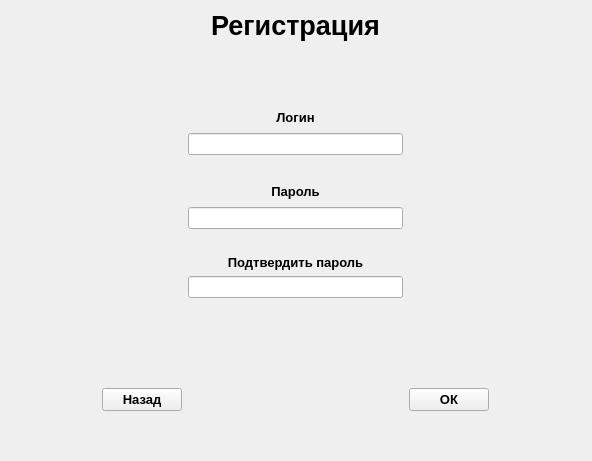
<?xml version="1.0" encoding="UTF-8"?>
<ui version="4.0">
 <class>registWidget</class>
 <widget class="QWidget" name="registWidget">
  <property name="geometry">
   <rect>
    <x>0</x>
    <y>0</y>
    <width>592</width>
    <height>461</height>
   </rect>
  </property>
  <property name="windowTitle">
   <string>Окно регистрации</string>
  </property>
  <widget class="QWidget" name="gridLayoutWidget">
   <property name="geometry">
    <rect>
     <x>10</x>
     <y>10</y>
     <width>571</width>
     <height>421</height>
    </rect>
   </property>
   <layout class="QGridLayout" name="registWidgetGridLayout">
    <property name="sizeConstraint">
     <enum>QLayout::SetDefaultConstraint</enum>
    </property>
    <item row="15" column="3">
     <spacer name="verticalSpacer4">
      <property name="orientation">
       <enum>Qt::Vertical</enum>
      </property>
      <property name="sizeType">
       <enum>QSizePolicy::Expanding</enum>
      </property>
      <property name="sizeHint" stdset="0">
       <size>
        <width>60</width>
        <height>80</height>
       </size>
      </property>
     </spacer>
    </item>
    <item row="17" column="4">
     <widget class="QPushButton" name="ok_pushButton">
      <property name="font">
       <font>
        <pointsize>10</pointsize>
        <bold>true</bold>
       </font>
      </property>
      <property name="text">
       <string>ОК</string>
      </property>
     </widget>
    </item>
    <item row="13" column="3">
     <widget class="QLabel" name="confirmPassword_label">
      <property name="font">
       <font>
        <pointsize>10</pointsize>
        <bold>true</bold>
       </font>
      </property>
      <property name="text">
       <string>Подтвердить пароль</string>
      </property>
      <property name="alignment">
       <set>Qt::AlignCenter</set>
      </property>
     </widget>
    </item>
    <item row="7" column="3">
     <spacer name="verticalSpacer2">
      <property name="orientation">
       <enum>Qt::Vertical</enum>
      </property>
      <property name="sizeType">
       <enum>QSizePolicy::Fixed</enum>
      </property>
      <property name="sizeHint" stdset="0">
       <size>
        <width>20</width>
        <height>20</height>
       </size>
      </property>
     </spacer>
    </item>
    <item row="17" column="2">
     <widget class="QPushButton" name="back_pushButton">
      <property name="minimumSize">
       <size>
        <width>0</width>
        <height>0</height>
       </size>
      </property>
      <property name="font">
       <font>
        <pointsize>10</pointsize>
        <bold>true</bold>
       </font>
      </property>
      <property name="text">
       <string>Назад</string>
      </property>
     </widget>
    </item>
    <item row="22" column="5">
     <spacer name="horizontalSpacer3">
      <property name="orientation">
       <enum>Qt::Horizontal</enum>
      </property>
      <property name="sizeType">
       <enum>QSizePolicy::Expanding</enum>
      </property>
      <property name="sizeHint" stdset="0">
       <size>
        <width>60</width>
        <height>20</height>
       </size>
      </property>
     </spacer>
    </item>
    <item row="6" column="3">
     <widget class="QLineEdit" name="loginLineEdit"/>
    </item>
    <item row="9" column="3" alignment="Qt::AlignHCenter">
     <widget class="QLabel" name="password_label">
      <property name="minimumSize">
       <size>
        <width>215</width>
        <height>20</height>
       </size>
      </property>
      <property name="maximumSize">
       <size>
        <width>16777215</width>
        <height>20</height>
       </size>
      </property>
      <property name="font">
       <font>
        <pointsize>10</pointsize>
        <bold>true</bold>
       </font>
      </property>
      <property name="text">
       <string>Пароль</string>
      </property>
      <property name="alignment">
       <set>Qt::AlignCenter</set>
      </property>
     </widget>
    </item>
    <item row="11" column="3">
     <widget class="QLineEdit" name="password_lineEdit"/>
    </item>
    <item row="4" column="3" alignment="Qt::AlignHCenter">
     <widget class="QLabel" name="login_label">
      <property name="minimumSize">
       <size>
        <width>215</width>
        <height>20</height>
       </size>
      </property>
      <property name="maximumSize">
       <size>
        <width>16777215</width>
        <height>20</height>
       </size>
      </property>
      <property name="font">
       <font>
        <pointsize>10</pointsize>
        <bold>true</bold>
       </font>
      </property>
      <property name="text">
       <string>Логин</string>
      </property>
      <property name="alignment">
       <set>Qt::AlignCenter</set>
      </property>
     </widget>
    </item>
    <item row="2" column="3">
     <spacer name="verticalSpacer1">
      <property name="orientation">
       <enum>Qt::Vertical</enum>
      </property>
      <property name="sizeType">
       <enum>QSizePolicy::Fixed</enum>
      </property>
      <property name="sizeHint" stdset="0">
       <size>
        <width>20</width>
        <height>60</height>
       </size>
      </property>
     </spacer>
    </item>
    <item row="22" column="3">
     <spacer name="verticalSpacer5">
      <property name="orientation">
       <enum>Qt::Vertical</enum>
      </property>
      <property name="sizeType">
       <enum>QSizePolicy::Fixed</enum>
      </property>
      <property name="sizeHint" stdset="0">
       <size>
        <width>20</width>
        <height>20</height>
       </size>
      </property>
     </spacer>
    </item>
    <item row="17" column="3">
     <spacer name="horizontalSpacer2">
      <property name="orientation">
       <enum>Qt::Horizontal</enum>
      </property>
      <property name="sizeType">
       <enum>QSizePolicy::Expanding</enum>
      </property>
      <property name="sizeHint" stdset="0">
       <size>
        <width>40</width>
        <height>20</height>
       </size>
      </property>
     </spacer>
    </item>
    <item row="22" column="0">
     <spacer name="horizontalSpacer1">
      <property name="orientation">
       <enum>Qt::Horizontal</enum>
      </property>
      <property name="sizeType">
       <enum>QSizePolicy::Expanding</enum>
      </property>
      <property name="sizeHint" stdset="0">
       <size>
        <width>60</width>
        <height>20</height>
       </size>
      </property>
     </spacer>
    </item>
    <item row="1" column="3">
     <widget class="QLabel" name="regTitle_label">
      <property name="font">
       <font>
        <pointsize>20</pointsize>
        <bold>true</bold>
       </font>
      </property>
      <property name="text">
       <string>Регистрация</string>
      </property>
      <property name="scaledContents">
       <bool>false</bool>
      </property>
      <property name="alignment">
       <set>Qt::AlignCenter</set>
      </property>
      <property name="margin">
       <number>0</number>
      </property>
     </widget>
    </item>
    <item row="14" column="3">
     <widget class="QLineEdit" name="confirmPassword_lineEdit"/>
    </item>
    <item row="12" column="3">
     <spacer name="verticalSpacer3">
      <property name="orientation">
       <enum>Qt::Vertical</enum>
      </property>
      <property name="sizeType">
       <enum>QSizePolicy::Fixed</enum>
      </property>
      <property name="sizeHint" stdset="0">
       <size>
        <width>20</width>
        <height>20</height>
       </size>
      </property>
     </spacer>
    </item>
   </layout>
  </widget>
 </widget>
 <resources/>
 <connections/>
</ui>
